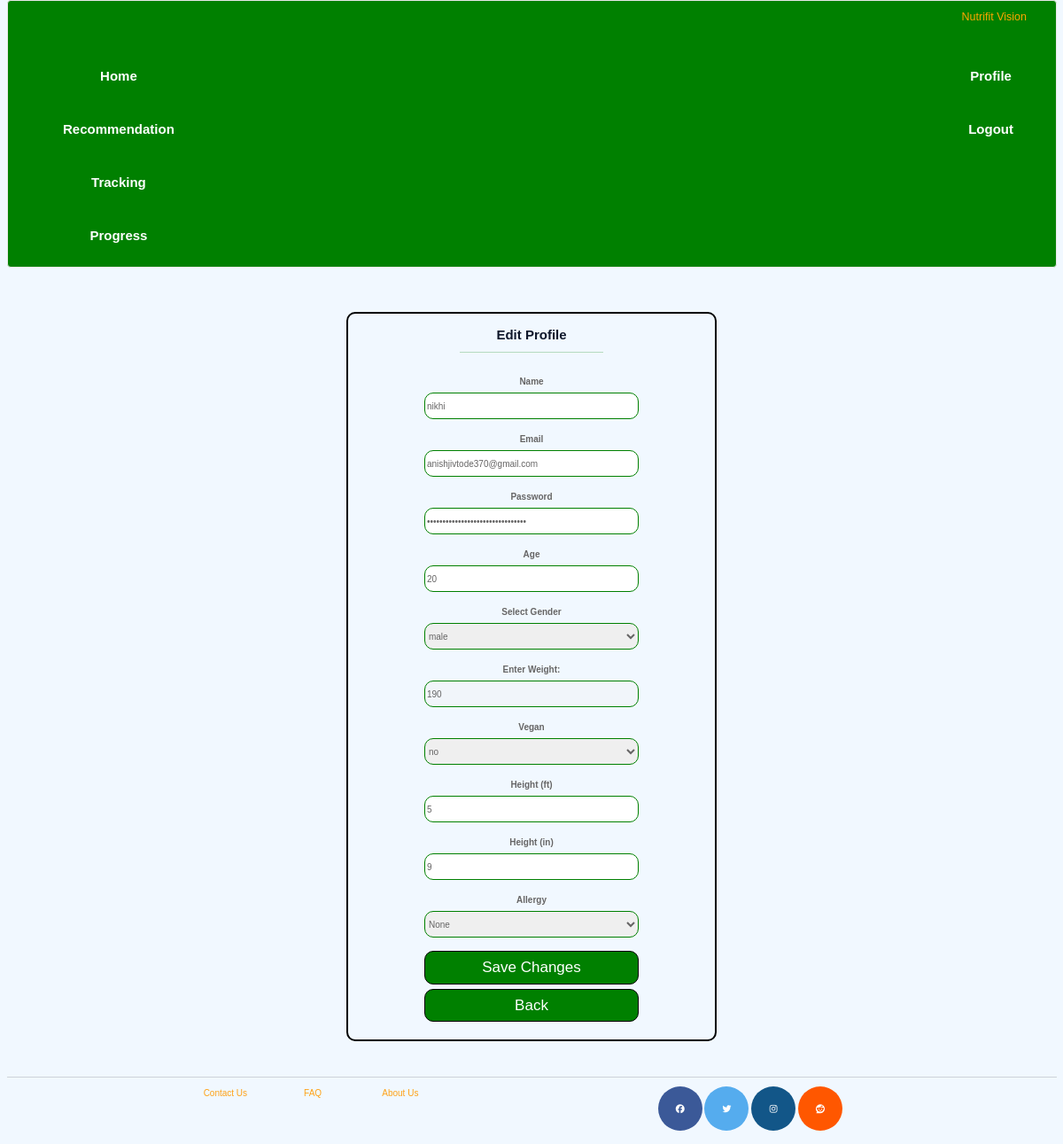
Page /update_profile (signed in) on the committed database.
### tables this page shows
CREATE TABLE "user" (
	"u_id"	INTEGER NOT NULL,
	"u_username"	TEXT,
	"u_password"	TEXT,
	"u_gender"	TEXT,
	"u_age"	INTEGER,
	"u_email"	TEXT,
	"u_weight"	INTEGER,
	"u_feet"	INTEGER,
	"u_inches"	INTEGER,
	"u_bodyfat"	INTEGER,
	"u_status"	TEXT,
	"u_journey"	INTEGER,
	"u_vegan"	TEXT,
	"u_allergy"	TEXT,
	"u_protein"	INTEGER,
	"u_carb"	INTEGER,
	"u_fat"	INTEGER,
	"u_calories"	INTEGER,
	"u_bmi"	INTEGER,
	"u_fiber"	INTEGER,
	"u_activitylevel"	TEXT,
	"u_startdate"	TEXT,
	PRIMARY KEY("u_id" AUTOINCREMENT)
);

### app.py (the view)
@app.route("/update_profile", methods =['GET','POST'] )
def edit_weight():
	if request.method == 'GET':
		try:
			with get_connection() as conn:
				cur = conn.cursor()
				cur.execute("select * from user where u_id=?",(session['uid'],))
				u_data = cur.fetchone()
				name = u_data[1]
				age = u_data[4]
				weight = u_data[6]
				email = u_data[5]
				password = session['u_pass']
				gender = u_data[3]
				ft = u_data[7]
				inch = u_data[8]
				vegan = u_data[12]
				allergy = u_data[13]
		except sqlite3.Error as e:
			return (f'{e}')
		finally:
			conn.close()
		return render_template('edit_profile.html', name= name,
													age = age,
													weight = weight,
													email = email,
													password = password,
													gender = gender,
													ft = ft,
													inch = inch,
													vegan = vegan,
													allergy = allergy)
	else:
		return redirect(url_for('profile'))

### app.py (called while the page is built)
def get_connection():
	conn = sqlite3.connect('diet_recommendation.db')
	conn.row_factory=sqlite3.Row # to be able to reference by column name
	return conn

@app.after_request
def add_header(response):
    response.headers['Cache-Control'] = 'no-store, no-cache, must-revalidate, post-check=0, pre-check=0, max-age=0'
    response.headers['Pragma'] = 'no-cache'
    response.headers['Expires'] = '-1'
    return response

### templates/edit_profile.html (shortened to what this page needs)
{% extends "header_footer.html" %}
{% block content %}
<div class="container-fluid">
      <center>
      <div class="row">
          <div class="col-md-3"></div>
          <div class="col-md-6">
          <div class="edit_border">
              <h4>Edit Profile</h4>
              <hr style="width: 40%;height:1px;background-color:green"><br>
              <form action="/update_profile" method="POST">
              <label for="name">Name</label><br>
              <input type="text" id="name" name="name" class="edit_profile" value="{{name}}" required><br><br>
              <label for="email">Email</label><br>
              <input type="email" id="email" name="email" class="edit_profile" value="{{email}}" required><br><br>
              <label for="password">Password</label><br>
              <input type="password" id="password" name="password" class="edit_profile" value="{{password}}" required><br><br>
              <label for="age">Age </label><br>
              <input type="number" min="10" max="70" size="20" id="age" name = "age" class="edit_profile" value="{{age}}" required><br>
              <br>
              <label for="gender">Select Gender </label><br>
              <select name="gender" id="gender" class="edit_profile" required>
                <option value="{{gender}}">{{gender}}</option>
              </select><br><br>
              <label for="weight">Enter Weight: </label><br>
                  <input type="number" min="90" max="600" id="weight" name="weight"  class="edit_profile" value="{{weight}}"  disabled><br><br>
              <label for="vegan">Vegan </label><br>
                  <select name="vegan" id="vegan" class="edit_profile" >
                    <option value="{{vegan}}">{{vegan}}</option>
                  </select><br><br>
              <label for="feet">Height (ft) </label><br>
                  <input type="number" min="4" max="7" id="feet"  name="feet" class="edit_profile" value="{{ft}}" required><br><br>
              <label for="inches">Height (in) </label><br>
                  <input type="number" min="0" max="12" id="inches"  name="inches" class="edit_profile" value="{{inch}}" required><br><br>
              <label for="allergy">Allergy </label><br>
                  <select name="allergy" id="allergy" class="edit_profile" >
                    <option value="{{allergy}}">{{allergy}}</option>
                  </select><br><br>
              <input type="submit" value="Save Changes" id="editprofilebt"><br>
          </form>
          <a  href="/profile" > <button style="margin-top:5px;"  id="editprofilebt">Back</button></a>
          <br><br>
        </div>
        </div>
          <div class="col-md-3"></div>
      </div>
      </center>
</div>
{% endblock %}

### static/css/style1.css (style rules this page uses)
h4 { color: green; font-weight: bold; }
.edit_border { border: 2px solid black; margin: 30px 80px 30px 80px; border-radius: 10px; padding:15px 5px 5px 5px; }
.edit_profile { border: 1px solid green; width: 60%; border-radius: 10px; height: 30px; }
#editprofilebt { border: 1px solid black; border-radius: 10px; color: white; background-color: green; padding: 5px 10px 5px 10px; font-size: 17px; width: 60%; }

### rows in the picture
user: name "nikhi", email "anishjivtode370@gmail.com", gender "male", vegan "no", allergy "None"
